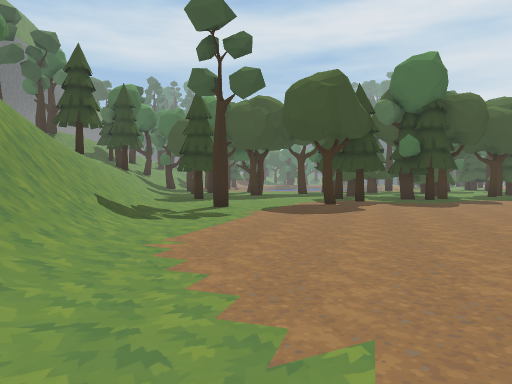
View 1 (above)

13 first-person views from a walk through a 3-D level made in the Unity game engine. The camera is 1.4 m above the floor, tilts 2° down and sees 70° across. The floor is counted in squares, 2 m on a side. Each view is taken from the middle of a square. On the plan, view 1 faces up. The plan holds only what a view shows up to about 11 squares ahead; the rest is blank. The place goes on beyond the plan. The player is left out. Some surface patterns are stand-ins.

View 2
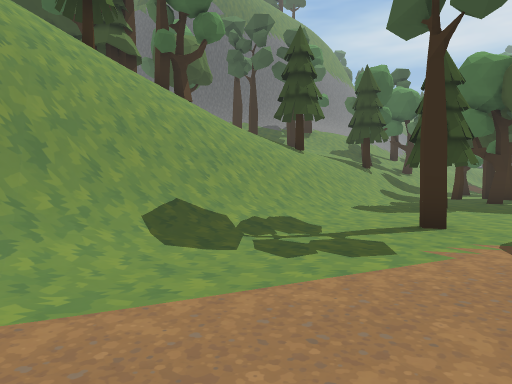

View 3
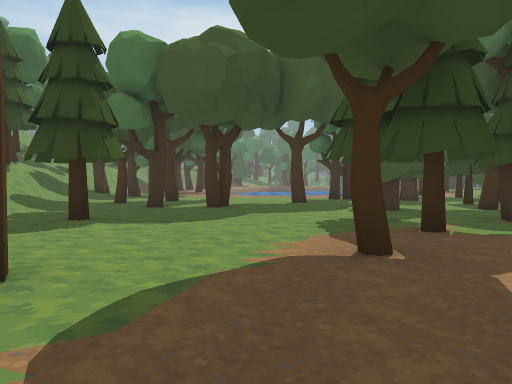

View 4
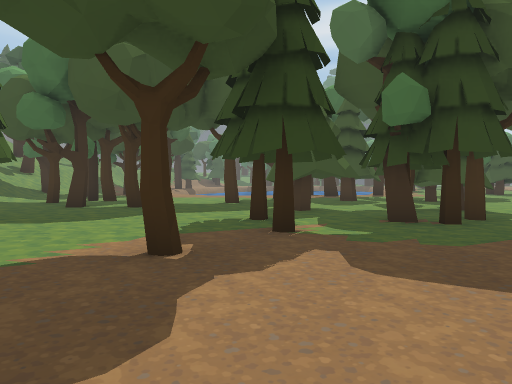

View 5
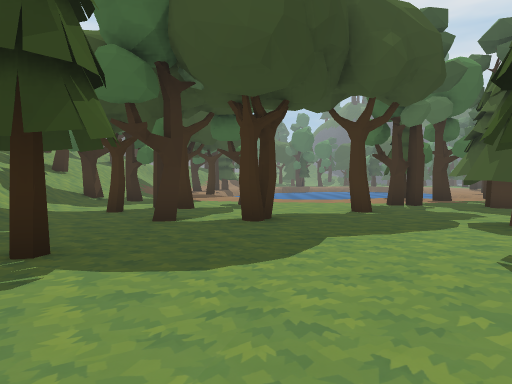

View 6
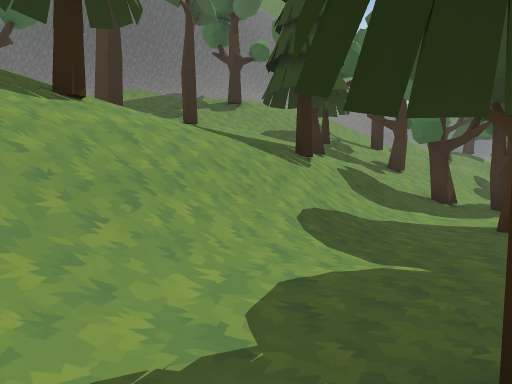

View 7
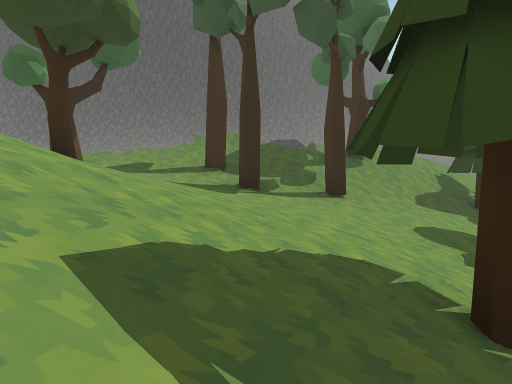

View 8
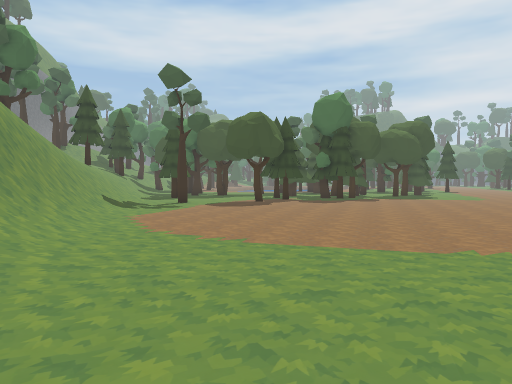

View 9
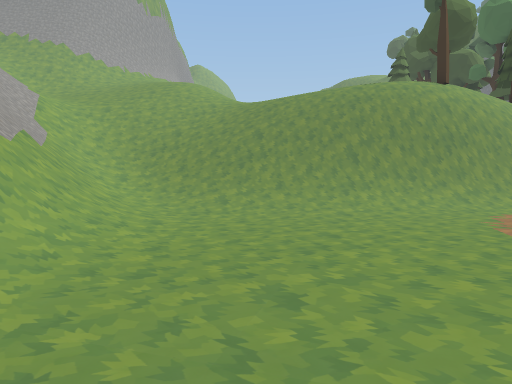

View 10
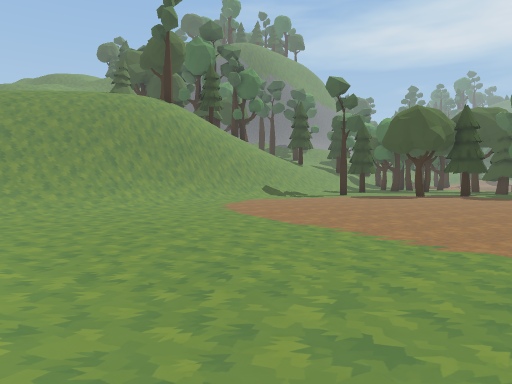

View 11
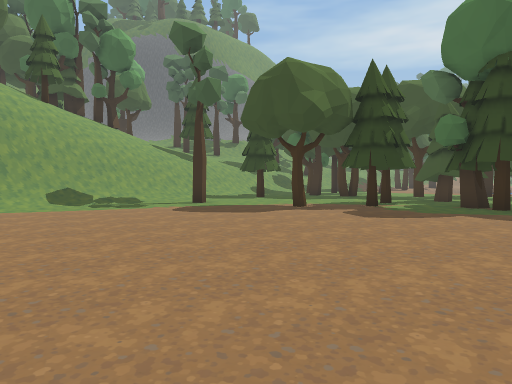

View 12
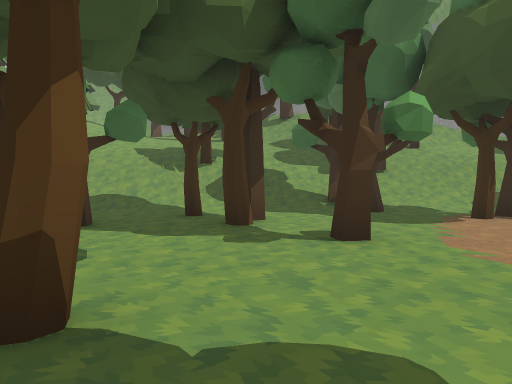

View 13
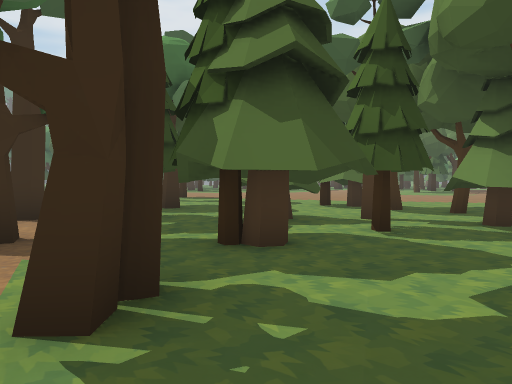

### Floor plan
Key: @ floor where view 1 was taken; # wall or solid block; . main floor; : floor 3.25 m higher than the main floor; + floor 4 m higher than the main floor; * floor 4.75 m higher than the main floor; / step, stairs or slope; = window, fence, low wall or low ledge; v drop or lower ground; O other object.
Columns run from 19 left of view 1 to 8 right of it. Each row starts with its distance up from view 1.
 23          // O//.O..        O
 22          /O////.....     O..
 21         //O///OO...........O
 20       //O//////....O...O.O..
 19       ////::O//..O......OOOO
 18    ##////O::O//.O....O...OOO
 17    #/////+::O//...........OO
 16   ##//O/O++:///...OO...OO.OO
 15   #///****+/////.......OO.OO
 14  ## O    *//////............
 13 ##/    O////O///.O....O.OOO
 12          ///////......O....
 11           //////...........
 10            O ////....O.....
  9         OOOO ////.O........
  8         OO   ////..........
  7              //=/..........
  6              //##...........
  5              //##/..........
  4                v#/..........
  3                v#/..........
  2                v#/.........
  1                /#//........
  0                /##/@.......
 -1                /##/........
 -2               /////.........
 -3               /////.........
 -4                ////.........
 -5                ////.//////..
 -6                ///////
 -7                //////=
 -8                ////
 -9                ///

Positions as (right, up) in squares from view 1, and headings:
1: (0, 0), facing up
2: (1, 4), facing up-left
3: (1, 7), facing up
4: (3, 7), facing up
5: (0, 10), facing up
6: (-2, 12), facing up-left
7: (-6, 11), facing up-left
8: (2, -5), facing up
9: (7, -3), facing left
10: (8, -5), facing up-left
11: (8, 3), facing up-left
12: (4, 19), facing left
13: (2, 19), facing right
